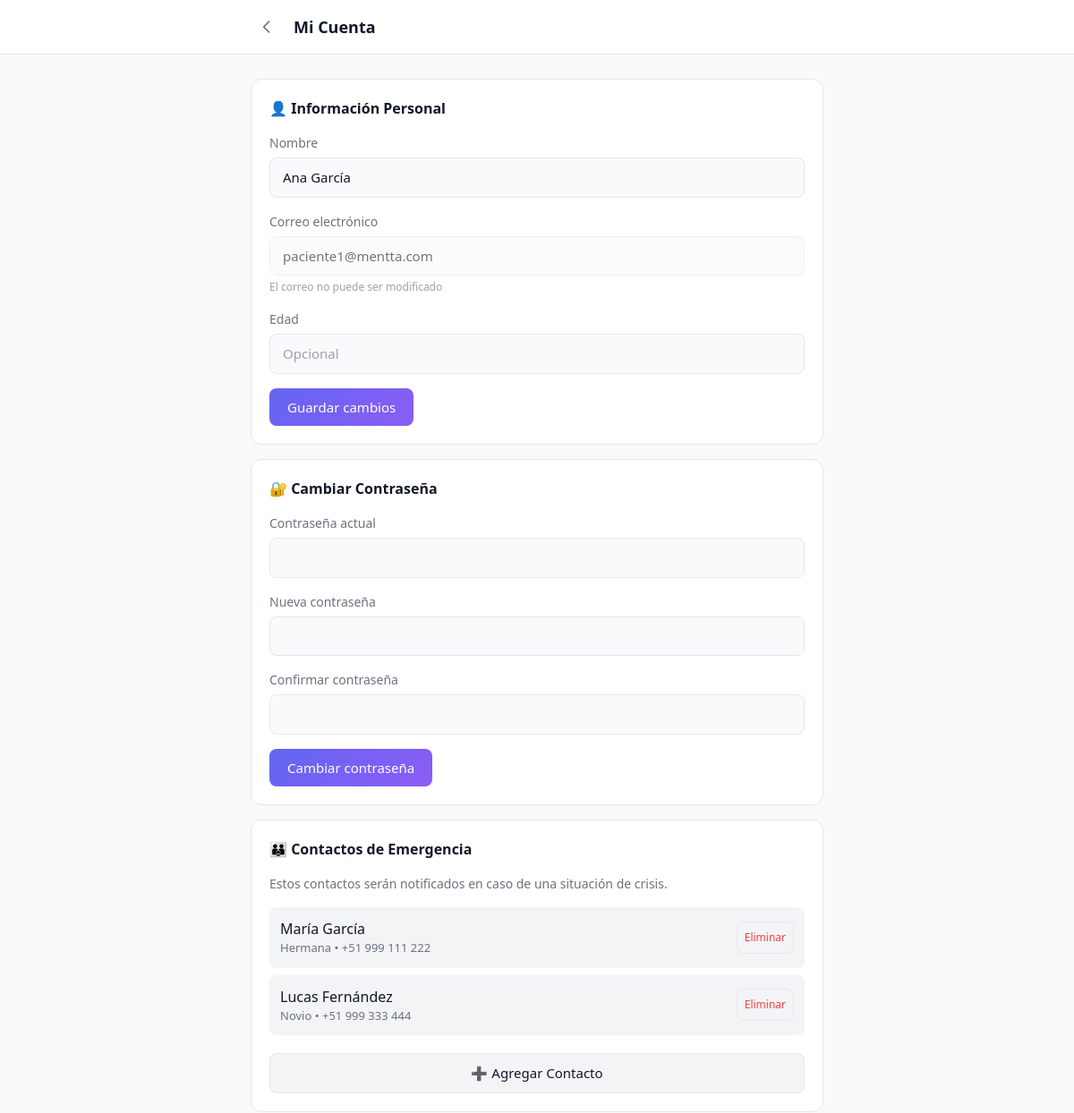
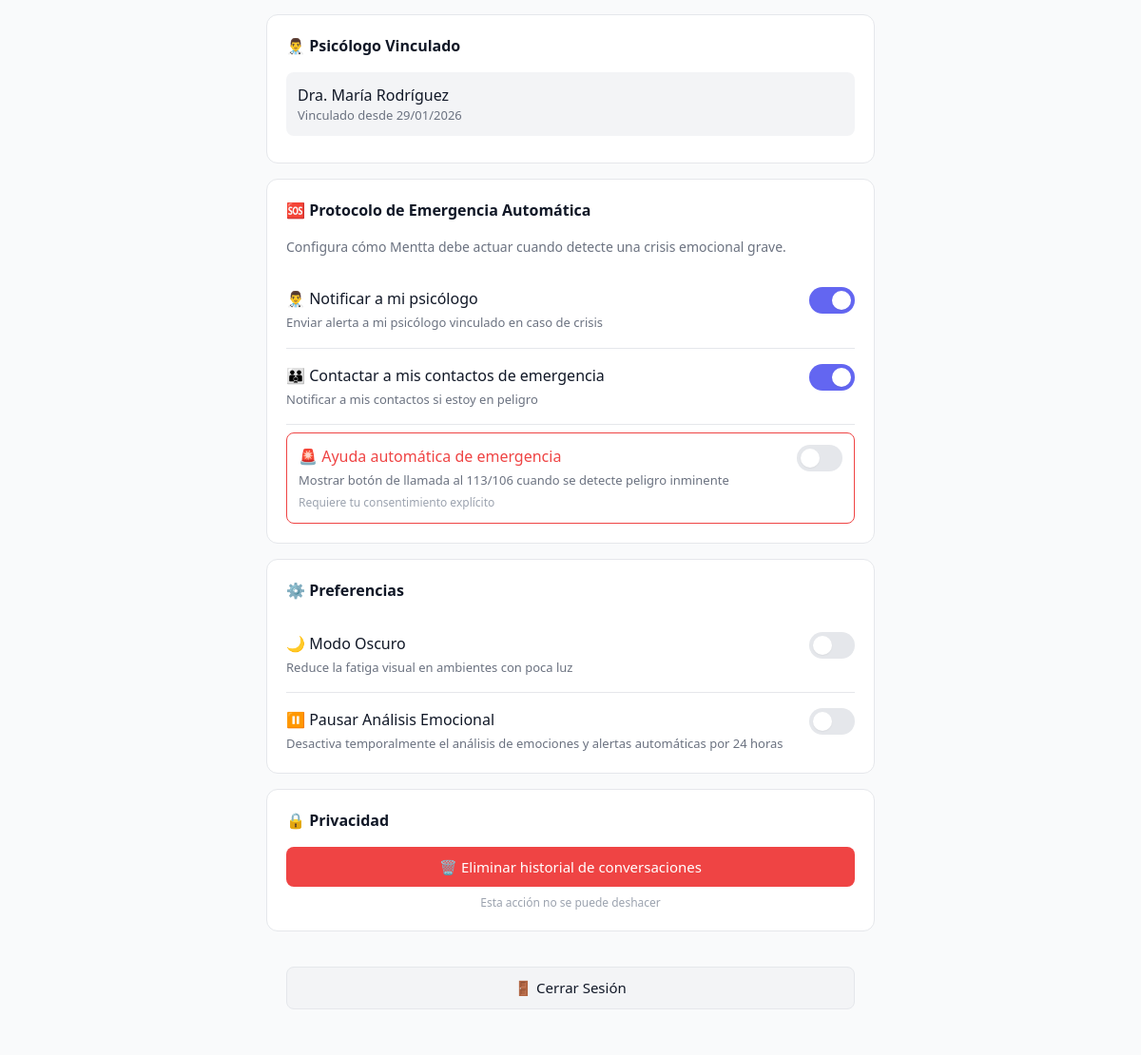
Screenshot of /profile.php (signed in) with the database file from the repository (2 pictures, top to bottom).
### tables this page shows
CREATE TABLE IF NOT EXISTS emergency_contacts (
    id INT AUTO_INCREMENT PRIMARY KEY,
    patient_id INT NOT NULL,
    contact_name VARCHAR(100) NOT NULL,
    contact_phone VARCHAR(20) NOT NULL,
    contact_relationship VARCHAR(50) NOT NULL,
    priority INT NOT NULL DEFAULT 1,
    is_verified TINYINT(1) DEFAULT 0,
    notes TEXT NULL,
    created_at TIMESTAMP DEFAULT CURRENT_TIMESTAMP,
    updated_at TIMESTAMP DEFAULT CURRENT_TIMESTAMP ON UPDATE CURRENT_TIMESTAMP,
    
    CONSTRAINT fk_emergency_patient FOREIGN KEY (patient_id) REFERENCES users(id) ON DELETE CASCADE
);

CREATE TABLE IF NOT EXISTS patient_psychologist_link (
    id INT AUTO_INCREMENT PRIMARY KEY,
    patient_id INT NOT NULL,
    psychologist_id INT NOT NULL,
    status ENUM('active', 'inactive') NOT NULL DEFAULT 'active',
    notes TEXT NULL,
    linked_at TIMESTAMP DEFAULT CURRENT_TIMESTAMP,
    unlinked_at TIMESTAMP NULL,
    
    CONSTRAINT fk_link_patient FOREIGN KEY (patient_id) REFERENCES users(id) ON DELETE CASCADE,
    CONSTRAINT fk_link_psychologist FOREIGN KEY (psychologist_id) REFERENCES users(id) ON DELETE CASCADE,
    UNIQUE KEY unique_patient_psychologist (patient_id, psychologist_id),
    INDEX idx_status (status)
);

CREATE TABLE IF NOT EXISTS users (
    id INT AUTO_INCREMENT PRIMARY KEY,
    email VARCHAR(255) NOT NULL,
    password_hash VARCHAR(255) NOT NULL,
    name VARCHAR(100) NOT NULL,
    age INT NULL,
    role ENUM('patient', 'psychologist') NOT NULL DEFAULT 'patient',
    language ENUM('es', 'en') NOT NULL DEFAULT 'es',
    theme_preference ENUM('light', 'dark') DEFAULT 'light',  
    is_active TINYINT(1) NOT NULL DEFAULT 1,
    created_at TIMESTAMP DEFAULT CURRENT_TIMESTAMP,
    updated_at TIMESTAMP DEFAULT CURRENT_TIMESTAMP ON UPDATE CURRENT_TIMESTAMP,
    
    UNIQUE KEY unique_email (email),
    INDEX idx_role (role),
    INDEX idx_is_active (is_active),
    INDEX idx_created_at (created_at)
);

### includes/auth.php (called while the page is built, shortened)
<?php
function checkAuth() {
    return [
        'id' => $_SESSION['user_id'],
        'email' => $_SESSION['email'],
        'name' => $_SESSION['name'],
        'role' => $_SESSION['role'],
        'language' => $_SESSION['language'] ?? DEFAULT_LANGUAGE
    ];
}
function requireAuth($requiredRole = null) {
    $user = checkAuth();
    return $user;
}

### profile.php (the view, shortened to what this page needs)
<?php
require_once 'includes/auth.php';
$user = requireAuth('patient');
$theme = $user['theme_preference'] ?? 'light';
$db = getDB();
$emergencyContacts = [];
try {
    $stmt = $db->prepare("SELECT * FROM emergency_contacts WHERE patient_id = ? ORDER BY priority ASC");
    $stmt->execute([$user['id']]);
    $emergencyContacts = $stmt->fetchAll(PDO::FETCH_ASSOC);
} catch (Exception $e) {}
$linkedPsychologist = null;
try {
    $stmt = $db->prepare("
        SELECT u.name, u.email, ppl.linked_at
        FROM patient_psychologist_link ppl
        JOIN users u ON ppl.psychologist_id = u.id
        WHERE ppl.patient_id = ? AND ppl.status = 'active'
    ");
    $stmt->execute([$user['id']]);
    $linkedPsychologist = $stmt->fetch(PDO::FETCH_ASSOC);
} catch (Exception $e) {}
?>
<!DOCTYPE html>
<html lang="es" data-theme="<?= htmlspecialchars($theme) ?>">
<head>
    <script src="https://cdn.tailwindcss.com"></script>
    <link rel="stylesheet" href="assets/css/theme.css">
</head>
<body class="antialiased" style="background-color: var(--bg-primary);">
    <header class="fixed top-0 left-0 right-0 z-50" style="background-color: var(--bg-secondary); border-bottom: 1px solid var(--border-color);">
        <div class="max-w-2xl mx-auto px-4 py-3 flex items-center gap-3">
            <a href="chat.php" class="p-2 rounded-lg transition-colors" style="color: var(--text-secondary);" title="Volver al chat">
                <svg xmlns="http://www.w3.org/2000/svg" class="h-5 w-5" fill="none" viewBox="0 0 24 24" stroke="currentColor">
                    <path stroke-linecap="round" stroke-linejoin="round" stroke-width="2" d="M15 19l-7-7 7-7" />
                </svg>
            </a>
            <h1 class="text-lg font-semibold" style="color: var(--text-primary);">Mi Cuenta</h1>
        </div>
    </header>
    <main class="pt-16 pb-8">
        <div class="max-w-2xl mx-auto px-4 py-6">
            <section class="profile-section">
                <h2 class="profile-section-title">👤 Información Personal</h2>
                <form id="profile-form" onsubmit="Profile.updateProfile(event)">
                    <div class="form-group">
                        <label class="form-label" for="name">Nombre</label>
                        <input type="text" id="name" name="name" class="form-input"
                               value="<?= htmlspecialchars($user['name']) ?>" required>
                    </div>
                    <div class="form-group">
                        <label class="form-label" for="email">Correo electrónico</label>
                        <input type="email" id="email" class="form-input"
                               value="<?= htmlspecialchars($user['email']) ?>" disabled>
                        <p style="font-size: 0.75rem; color: var(--text-tertiary); margin-top: 0.25rem;">
                            El correo no puede ser modificado
                        </p>
                    </div>
                    <div class="form-group">
                        <label class="form-label" for="age">Edad</label>
                        <input type="number" id="age" name="age" class="form-input"
                               value="<?= $user['age'] ?? '' ?>" min="13" max="120" placeholder="Opcional">
                    </div>
                    <button type="submit" class="btn-primary">
                        Guardar cambios
                    </button>
                </form>
            </section>
            <section class="profile-section">
                <h2 class="profile-section-title">🔐 Cambiar Contraseña</h2>
                <form id="password-form" onsubmit="Profile.changePassword(event)">
                    <div class="form-group">
                        <label class="form-label" for="current_password">Contraseña actual</label>
                        <input type="password" id="current_password" name="current_password" class="form-input" required>
                    </div>
                    <div class="form-group">
                        <label class="form-label" for="new_password">Nueva contraseña</label>
                        <input type="password" id="new_password" name="new_password" class="form-input"
                               minlength="8" required>
                    </div>
                    <div class="form-group">
                        <label class="form-label" for="confirm_password">Confirmar contraseña</label>
                        <input type="password" id="confirm_password" name="confirm_password" class="form-input" required>
                    </div>
                    <button type="submit" class="btn-primary">
                        Cambiar contraseña
                    </button>
                </form>
            </section>
            <section class="profile-section">
                <h2 class="profile-section-title">👪 Contactos de Emergencia</h2>
                <p style="color: var(--text-secondary); font-size: 0.875rem; margin-bottom: 1rem;">
                    Estos contactos serán notificados en caso de una situación de crisis.
                </p>
                <div id="contacts-list">
                    <?php if (empty($emergencyContacts)): ?>
                        <p style="color: var(--text-tertiary); font-size: 0.875rem; text-align: center; padding: 1rem;">
                            No tienes contactos de emergencia configurados
                        </p>
                    <?php else: ?>
                        <?php foreach ($emergencyContacts as $contact): ?>
                            <div class="contact-card" data-contact-id="<?= $contact['id'] ?>">
                                <div class="contact-info">
                                    <div class="contact-name"><?= htmlspecialchars($contact['contact_name']) ?></div>
                                    <div class="contact-details">
                                        <?= htmlspecialchars($contact['contact_relationship']) ?> •
                                        <?= htmlspecialchars($contact['contact_phone']) ?>
                                    </div>
                                </div>
                                <button class="btn-secondary" style="padding: 0.5rem; font-size: 0.75rem; color: var(--danger);"
                                        onclick="Profile.deleteContact(<?= $contact['id'] ?>)">
                                    Eliminar
                                </button>
                            </div>
                        <?php endforeach; ?>
                    <?php endif; ?>
                </div>
                <button class="btn-secondary" style="width: 100%; margin-top: 0.75rem;" onclick="Profile.showAddContactModal()">
                    ➕ Agregar Contacto
                </button>
            </section>
            <section class="profile-section">
                <h2 class="profile-section-title">👨‍⚕️ Psicólogo Vinculado</h2>
                <?php if ($linkedPsychologist): ?>
                    <div class="contact-card">
                        <div class="contact-info">
                            <div class="contact-name"><?= htmlspecialchars($linkedPsychologist['name']) ?></div>
                            <div class="contact-details">
                                Vinculado desde <?= date('d/m/Y', strtotime($linkedPsychologist['linked_at'])) ?>
                            </div>
                        </div>
                    </div>
                <?php endif; ?>
            </section>
            <section class="profile-section">
                <h2 class="profile-section-title">🆘 Protocolo de Emergencia Automática</h2>
                <p style="color: var(--text-secondary); font-size: 0.875rem; margin-bottom: 1rem;">
                    Configura cómo Mentta debe actuar cuando detecte una crisis emocional grave.
                </p>
                <div class="preference-item">
                    <div class="preference-info">
                        <h4>👨‍⚕️ Notificar a mi psicólogo</h4>
                        <p>Enviar alerta a mi psicólogo vinculado en caso de crisis</p>
                    </div>
                    <label class="toggle-switch">
                        <span class="toggle-slider"></span>
                    </label>
                </div>
                <div class="preference-item">
                    <div class="preference-info">
                        <h4>👪 Contactar a mis contactos de emergencia</h4>
                        <p>Notificar a mis contactos si estoy en peligro</p>
                    </div>
                    <label class="toggle-switch">
                        <span class="toggle-slider"></span>
                    </label>
                </div>
                <div class="preference-item" style="border: 1px solid var(--danger); border-radius: 0.5rem; padding: 0.75rem; margin-top: 0.5rem;">
                    <div class="preference-info">
                        <h4 style="color: var(--danger);">🚨 Ayuda automática de emergencia</h4>
                        <p>Mostrar botón de llamada al 113/106 cuando se detecte peligro inminente</p>
                        <p style="font-size: 0.75rem; color: var(--text-tertiary); margin-top: 0.25rem;">
                            Requiere tu consentimiento explícito
                        </p>
                    </div>
                    <label class="toggle-switch">
                        <span class="toggle-slider"></span>
                    </label>
                </div>
            </section>
            <section class="profile-section">
                <h2 class="profile-section-title">⚙️ Preferencias</h2>
                <div class="preference-item">
                    <div class="preference-info">
                        <h4>🌙 Modo Oscuro</h4>
                        <p>Reduce la fatiga visual en ambientes con poca luz</p>
                    </div>
                    <label class="toggle-switch">
                        <span class="toggle-slider"></span>
                    </label>
                </div>
                <div class="preference-item">
                    <div class="preference-info">
                        <h4>⏸️ Pausar Análisis Emocional</h4>
                        <p>Desactiva temporalmente el análisis de emociones y alertas automáticas por 24 horas</p>
                    </div>
                    <label class="toggle-switch">
                        <span class="toggle-slider"></span>
                    </label>
                </div>
            </section>
            <section class="profile-section">
                <h2 class="profile-section-title">🔒 Privacidad</h2>
                <button class="btn-secondary btn-danger" style="width: 100%;" onclick="Profile.confirmDeleteHistory()">
                    🗑️ Eliminar historial de conversaciones
                </button>
                <p style="font-size: 0.75rem; color: var(--text-tertiary); margin-top: 0.5rem; text-align: center;">
                    Esta acción no se puede deshacer
                </p>
            </section>
            <section class="profile-section" style="border-color: transparent; background: transparent;">
                <button class="btn-secondary" style="width: 100%;" onclick="Profile.logout()">
                    🚪 Cerrar Sesión
                </button>
            </section>
        </div>
    </main>
</body>
</html>

### rows the page displays
emergency_contacts: contact_name "María García", contact_relationship "Hermana", contact_phone "+51 999 111 222"
emergency_contacts: contact_name "Lucas Fernández", contact_relationship "Novio", contact_phone "+51 999 333 444"
patient_psychologist_link: psychologist.name "Dra. María Rodríguez", linked_at "29/01/2026"
